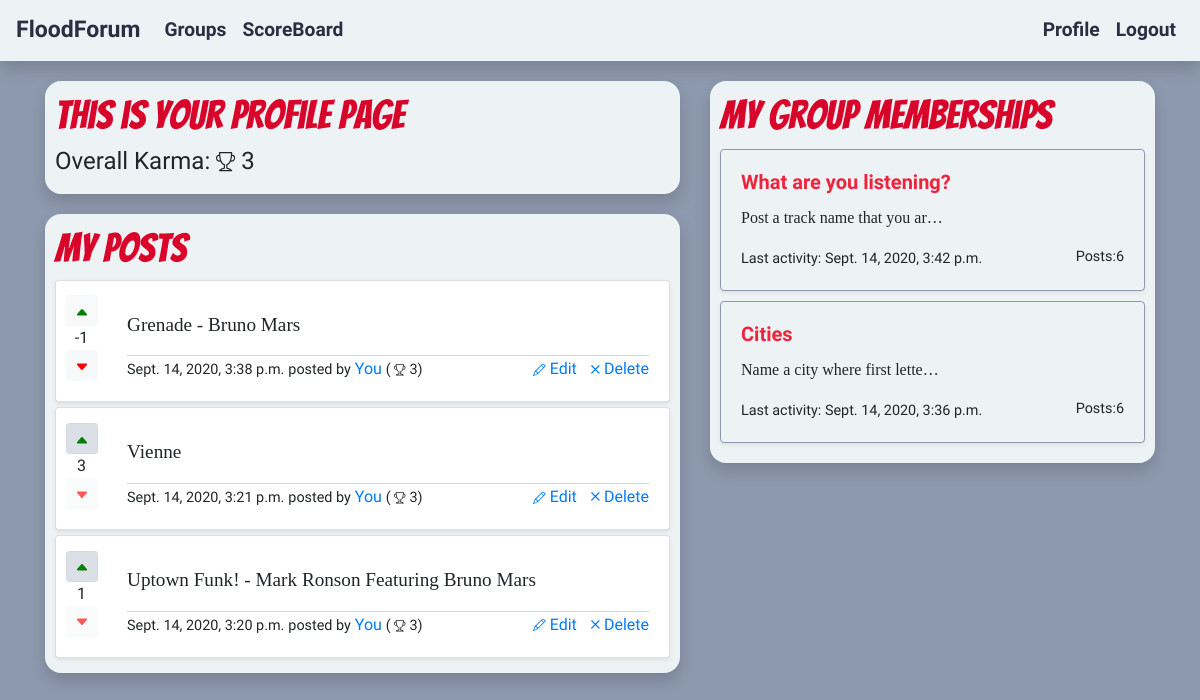
The app's page /accounts/my_profile/ (signed in) with its own data.
### posts/models.py (models this page shows, shortened)
class Post(models.Model):
    group = models.ForeignKey(Group, related_name = "group_posts", on_delete=models.CASCADE)
    author = models.ForeignKey(settings.AUTH_USER_MODEL, related_name = "my_posts", on_delete=models.CASCADE)
    text = models.TextField()
    text_html = models.TextField(default="")
    created_at = models.DateTimeField(default=timezone.now)
    voters = models.ManyToManyField(settings.AUTH_USER_MODEL, through = "PostVotes")
    up_votes = models.IntegerField(default=0)
    down_votes = models.IntegerField(default=0)
    def __str__(self):
        return self.text
    class Meta:
        ordering = ['-created_at']

### accounts/models.py (models this page shows, shortened)
class UserProfileInfo(models.Model):
    user = models.OneToOneField(User, on_delete=models.CASCADE, primary_key=True)
    karma = models.IntegerField(default=0)

### groups/models.py (models this page shows, shortened)
class Group(models.Model):
    name = models.CharField(max_length = 200, unique = True)
    slug = models.CharField(max_length = 200)
    description = models.TextField(max_length = 1000)
    owner = models.ForeignKey(settings.AUTH_USER_MODEL, related_name = "own_groups", on_delete=models.CASCADE)
    members = models.ManyToManyField(settings.AUTH_USER_MODEL, through = "GroupMembership")

### accounts/views.py (the view)
# urls.py: path('my_profile/', ProfileView.as_view(), name='profile'),
class ProfileView(LoginRequiredMixin, ListView):
    template_name = "profile.html"
    def get_queryset(self):
        try:
            post_author = User.objects.get(username = self.kwargs["username"])
            return Post.objects.filter(author=post_author)
        except:
            return Post.objects.filter(author=self.request.user)
    def get_context_data(self, **kwargs):
        context = super().get_context_data(**kwargs)
        try:
            post_author = User.objects.get(username = self.kwargs["username"])
            context['group_list'] = Group.objects.filter(members = post_author)
            context['karma'] = post_author.userprofileinfo.karma
        except:
            context['group_list'] = Group.objects.filter(members = self.request.user)
            context['karma'] = self.request.user.userprofileinfo.karma
        return context

### posts/templatetags/post_extras.py (called while the page is built)
@register.filter
def subtract(value, arg):
    return value - arg

@register.filter
def vote_value(value, arg):
    try:
        post_vote = PostVotes.objects.get(post=value, voter=arg)
        return post_vote.vote
    except:
        pass

### accounts/templates/profile.html (shortened to what this page needs)
{% extends "common_base.html" %}
{% block base_top %}
  {% if view.kwargs.username %}
    <h1>This is {{view.kwargs.username}}'s profile page</h1>
  {% else %}
    <h1>This is your profile page</h1>
  {% endif %}
  <h4>Overall Karma:
     {{karma}}
  </h4>
{% endblock base_top %}
{% block base_bottom %}
  {% if view.kwargs.username %}
    <h1>{{view.kwargs.username}}'s posts</h1>
  {% else %}
    <h1>My posts</h1>
  {% endif %}
  {% for post in post_list %}
    {% include "posts/_post.html" with post=post my_profile="True" %}
  {% endfor %}
{% endblock base_bottom %}
{% block base_right %}
  {% if view.kwargs.username %}
    <h1>{{view.kwargs.username}}'s memberships</h1>
  {% else %}
    <h1>My Group memberships</h1>
  {% endif %}
  {% for group in group_list %}
    {% include "_group.html" with group=group %}
  {% endfor %}
{% endblock base_right%}

### posts/templates/posts/_post.html (shortened to what this page needs)
{% load post_extras %}
<div class="post-item">
  <div class="card shadow-sm container">
    <div class="row">
      <div class="voting-section col-md-1 order-md-1 order-12 d-flex justify-content-center align-items-center">
        <div class="voting">
          {% if user in post.voters.all %}
            <form class="" action="{% url "posts:post_remove_vote" post.id %}" method="post">
          {% else %}
            <form class="" action="{% url "posts:post_vote" post.id %}" method="post">
          {% endif %}
          <div class="row">
            <div class="col">
              <button type="submit" class="btn btn-light btn-sm {% if post|vote_value:user == 1 %} active {% endif %}" name="vote" value=1 {% if post|vote_value:user == -1 %} disabled {% endif %}>
                <svg width="1em" height="1em" viewBox="0 0 16 16" class="bi bi-caret-up-fill" fill="green" xmlns="http://www.w3.org/2000/svg">
                  <path d="M7.247 4.86l-4.796 5.481c-.566.647-.106 1.659.753 1.659h9.592a1 1 0 0 0 .753-1.659l-4.796-5.48a1 1 0 0 0-1.506 0z"/>
                </svg>
              </button>
            </div>
            <div class="col d-flex justify-content-center align-items-center">
              {{post.up_votes|subtract:post.down_votes}}
            </div>
            <div class="col">
              <button type="submit" class="btn btn-light btn-sm {% if post|vote_value:user == -1 %} active {% endif %}" name="vote" value=-1 {% if post|vote_value:user == 1 %} disabled {% endif %}>
                <svg width="1em" height="1em" viewBox="0 0 16 16" class="bi bi-caret-down-fill" fill="red" xmlns="http://www.w3.org/2000/svg">
                  <path d="M7.247 11.14L2.451 5.658C1.885 5.013 2.345 4 3.204 4h9.592a1 1 0 0 1 .753 1.659l-4.796 5.48a1 1 0 0 1-1.506 0z"/>
                </svg>
              </button>
            </div>
          </div>
          </form>
        </div>
      </div>
      <div class="card-body col-md-11 order-1 order-md-12">
        <div class = "post-text">
          <p>
          {% autoescape off %}
          {% if post.text_html %}
          {{post.text_html}}
          {% else %}
          {{post}}
          {% endif %}
          {% endautoescape %}
          </p>
        </div>
        <div class="d-inline toolbar-left">
          <span class="font-weight-lighter">{{post.created_at}}</span>
          <span class="font-weight-lighter">posted by</span>
          <span><a href="{% url "accounts:profile" post.author %}" class="card-link">
              {% if post.author.username == user.username %}
                You
              {% else %}
                @{{post.author}}
              {% endif %}
          </a></span>
          <span class="font-weight-lighter">(
            {{post.author.userprofileinfo.karma}})
          </span>
        </div>
        <div class="toolbar-right float-right">
          {% if post.author.username == user.username %}
            <span><a href="{% url "posts:post_edit" post.id %}" class="card-link">
              Edit</a></span>
            <span>
              {% if my_profile %}
                <a href="{% url "posts:post_delete" post.id %}?next={% url "accounts:profile" %}" class="card-link">
              {% else %}
                <a href="{% url "posts:post_delete" post.id %}" class="card-link">
              {% endif %}
                Delete
              </a>
            </span>
          {% endif %}
        </div>
      </div>
    </div>
  </div>
</div>

### groups/templates/groups/_group.html
<div class="card group-item shadow-sm"
     onclick="location.href='{% url "groups:group_detail" group.slug %}'"
     style="cursor: pointer";>
  <div class="card-body">
    <h5 class="card-title group-card-title">{{group.name}}</h5>
    <p class="card-text">{{group.description|truncatechars:30}}</p>
    <span class="font-weight-lighter">Last activity: {{group.group_posts.all.0.created_at}}</span>
    <span class="font-weight-lighter float-right">Posts:{{group.group_posts.all.count}}</span>
  </div>
</div>

### static/css/master.css (style rules this page uses)
body { background-color: #8D99AE; font-family: 'Cairo', sans-serif; }
h1, h2 { color: #d90429; font-family: 'Bangers', cursive; }
h5, p { font-family: none; }
.font-weight-lighter { font-size: 0.9em; }
.group-item { background-color: inherit; margin-top: 10px; margin-bottom: 10px; border-color: #8d99ae; }
.group-card-title { font-weight: bold; color: #ef233c; font-family: 'Cairo', sans-serif; }
.post-item { padding-bottom: 5px; }
.post-text { font-size: 1.2em; margin-top: 10px; margin-bottom: 1px; border-bottom: solid 1px #ced4da; }
.voting-section { text-align: center; padding-bottom: 5px; }

### records on screen
Post: up_votes|subtract "-1", text "Grenade - Bruno Mars", created_at "Sept. 14, 2020, 3:38 p.m.", shows "You", author.userprofileinfo.karma "3", shows "Edit"
Post: up_votes|subtract "3", text "Vienne", created_at "Sept. 14, 2020, 3:21 p.m.", shows "You", author.userprofileinfo.karma "3", shows "Edit"
Post: up_votes|subtract "1", text "Uptown Funk! - Mark Ronson Featuring Bruno Mars", created_at "Sept. 14, 2020, 3:20 p.m.", shows "You", author.userprofileinfo.karma "3", shows "Edit"
Group: name "What are you listening?", description "Post a track name that you ar…", group_posts.all.0.created_at "Sept. 14, 2020, 3:42 p.m.", group_posts.all.count "6"
Group: name "Cities", description "Name a city where first lette…", group_posts.all.0.created_at "Sept. 14, 2020, 3:36 p.m.", group_posts.all.count "6"

### other values on screen
{{ karma }} "3"
